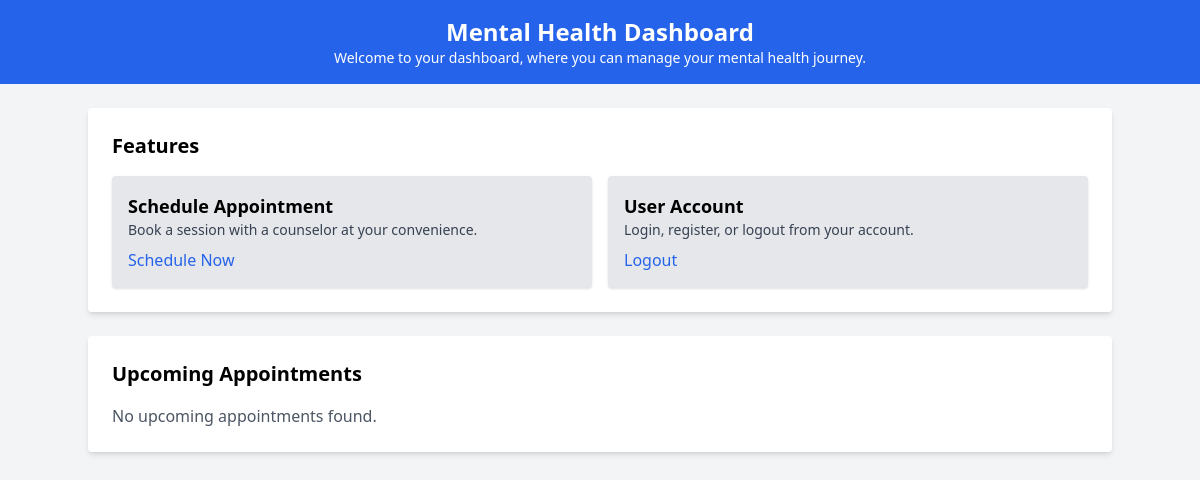
The page / (signed in) on the database as committed earlier.
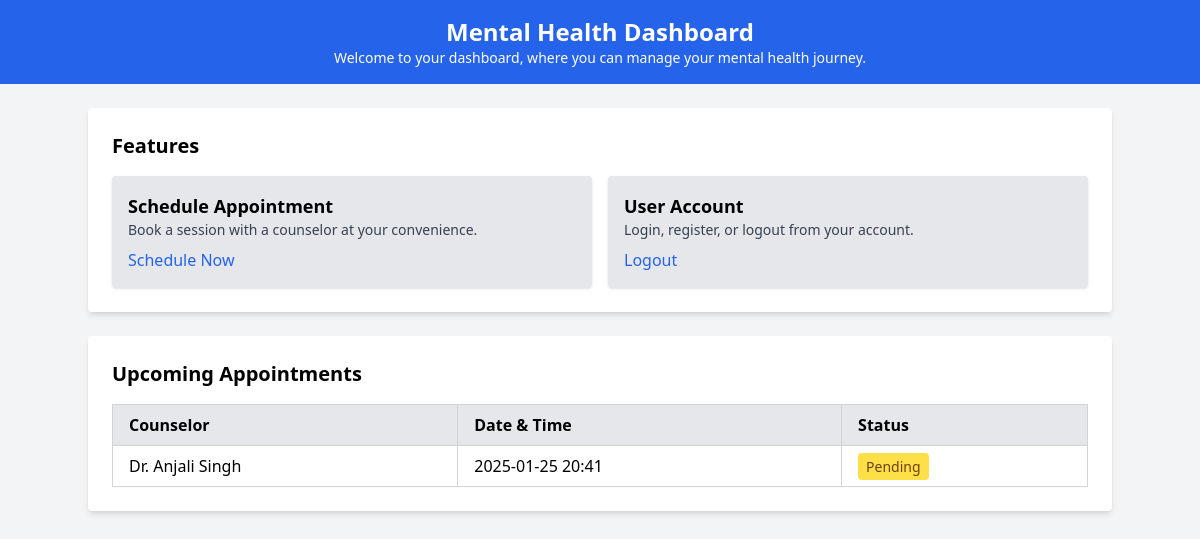
The same page on the database as committed later.
### app/models.py (models this page shows, shortened)
class Appointment(models.Model):
    STATUS_CHOICES = [
        ('pending', 'Pending'),
        ('confirmed', 'Confirmed'),
        ('completed', 'Completed'),
        ('cancelled', 'Cancelled')
    ]
    student = models.ForeignKey(Student, on_delete=models.CASCADE)
    assessment = models.OneToOneField(MentalHealthAssessment, on_delete=models.CASCADE)
    appointment_date = models.DateTimeField()
    counselor = models.CharField(max_length=100)
    status = models.CharField(max_length=20, choices=STATUS_CHOICES, default='pending')
    created_at = models.DateTimeField(auto_now_add=True)
    updated_at = models.DateTimeField(auto_now=True)

### app/views.py (the view)
# urls.py: 2. Add a URL to urlpatterns:  path('', views.home, name='home')
@login_required
def home(request):
    if request.user.is_authenticated:
        try:
            student = Student.objects.get(user=request.user)
            upcoming_appointments = Appointment.objects.filter(
                student=student,
                appointment_date__gte=now()
            ).order_by('appointment_date')
        except Student.DoesNotExist:
            upcoming_appointments = None
    else:
        upcoming_appointments = None
    return render(request, 'index.html', {'upcoming_appointments': upcoming_appointments})

### templates/index.html (shortened to what this page needs)
<!DOCTYPE html>
<html lang="en">
<head>
    <script src="https://cdn.tailwindcss.com"></script>
</head>
<body class="bg-gray-100 font-sans leading-normal tracking-normal">
    <div class="bg-blue-600 p-4 text-white text-center">
        <h1 class="text-2xl font-bold">Mental Health Dashboard</h1>
        <p class="text-sm">Welcome to your dashboard, where you can manage your mental health journey.</p>
    </div>
    <div class="container mx-auto mt-6">
        <div class="bg-white shadow-md rounded p-6">
            <h2 class="text-xl font-semibold mb-4">Features</h2>
            <div class="grid grid-cols-1 md:grid-cols-2 gap-4">
                <div class="bg-gray-200 p-4 rounded shadow">
                    <h3 class="text-lg font-semibold">Schedule Appointment</h3>
                    <p class="text-sm text-gray-700 mb-2">Book a session with a counselor at your convenience.</p>
                    <a href="{% url 'schedule_appointment' %}" class="text-blue-600 hover:underline">Schedule Now</a>
                </div>
                <div class="bg-gray-200 p-4 rounded shadow">
                    <h3 class="text-lg font-semibold">User Account</h3>
                    <p class="text-sm text-gray-700 mb-2">Login, register, or logout from your account.</p>
                    <div class="flex gap-2">
                        <a href="{% url 'logout' %}" class="text-blue-600 hover:underline">Logout</a>
                    </div>
                </div>
            </div>
        </div>
        <div class="bg-white shadow-md rounded p-6 mt-6">
            <h2 class="text-xl font-semibold mb-4">Upcoming Appointments</h2>
            {% if upcoming_appointments %}
                <div class="overflow-x-auto">
                    <table class="table-auto w-full border-collapse border border-gray-300">
                        <thead class="bg-gray-200">
                            <tr>
                                <th class="border border-gray-300 px-4 py-2 text-left">Counselor</th>
                                <th class="border border-gray-300 px-4 py-2 text-left">Date & Time</th>
                                <th class="border border-gray-300 px-4 py-2 text-left">Status</th>
                            </tr>
                        </thead>
                        <tbody>
                            {% for appointment in upcoming_appointments %}
                            <tr>
                                <td class="border border-gray-300 px-4 py-2">{{ appointment.counselor }}</td>
                                <td class="border border-gray-300 px-4 py-2">{{ appointment.appointment_date|date:"Y-m-d H:i" }}</td>
                                <td class="border border-gray-300 px-4 py-2">
                                    <span class="px-2 py-1 text-sm rounded
                                        {% if appointment.status == 'pending' %} bg-yellow-300 text-yellow-900
                                        {% elif appointment.status == 'confirmed' %} bg-green-300 text-green-900
                                        {% elif appointment.status == 'completed' %} bg-blue-300 text-blue-900
                                        {% else %} bg-red-300 text-red-900 {% endif %}">
                                        {{ appointment.get_status_display }}
                                    </span>
                                </td>
                            </tr>
                            {% endfor %}
                        </tbody>
                    </table>
                </div>
            {% else %}
                <p class="text-gray-600">No upcoming appointments found.</p>
            {% endif %}
        </div>
    </div>
</body>
</html>

Rows that differ between the two databases and show on the page:
added Appointment: counselor "Dr. Anjali Singh", appointment_date "2025-01-25 20:41", status "Pending"
Other text that changed with them:
text no longer shown: "No upcoming appointments found."
text now shown: "Counselor Date & Time Status"
